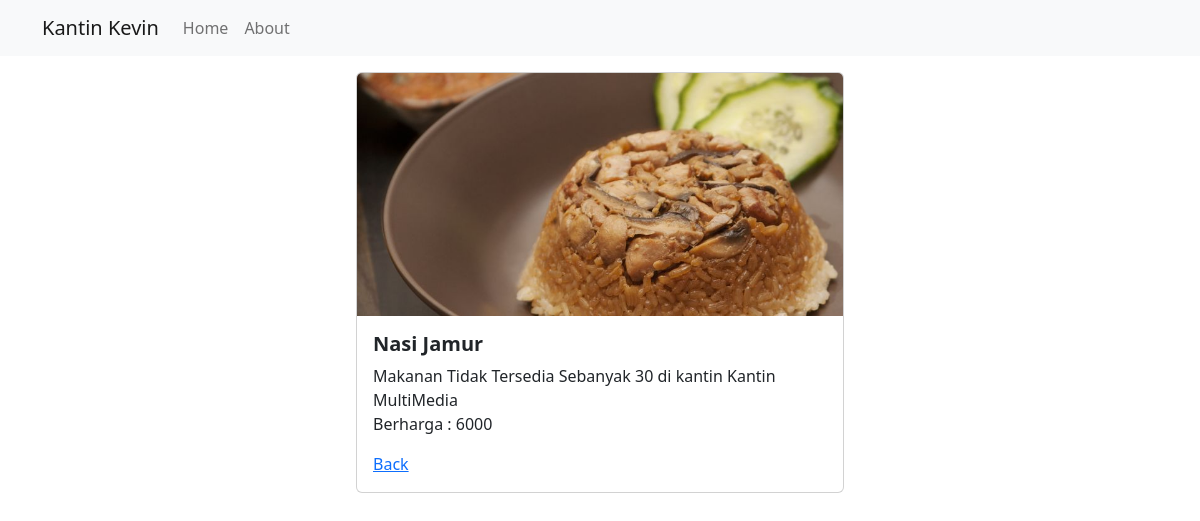
/makanan/2, run on the app's committed database.
### makanan/models.py (models this page shows, shortened)
class Makanan(models.Model):
    nama = models.CharField(max_length=250)
    harga = models.IntegerField()
    gambar = models.ImageField(upload_to='makan/images')
    stok = models.IntegerField()
    kantin = models.ForeignKey(Kantin,on_delete=models.CASCADE)
    TERSEDIA = (
        ('0', 'Tidak Tersedia'),
        ('1', 'Tersedia')
    )
    tersedia = models.CharField(max_length=1,choices=TERSEDIA)

class Kantin(models.Model):
    nama = models.CharField(max_length=250)
    phone_regex = RegexValidator(regex=r'^\+?1?\d{9,15}', message="min 8 digit")
    telpon = models.CharField(validators=[phone_regex], max_length = 15, blank=  True)
    def __str__(self):
        return self.nama

### makanan/views.py (the view)
# urls.py: path('makanan/<int:makanan_id>', makananView.detail,name='detail'),
def detail(request,makanan_id):
    makanan = get_object_or_404(Makanan,pk=makanan_id)
    return render(request,'detail.html',{
        'makanan' : makanan,
        'page' : 'about',
        'ketersediaan' : makanan
        })

### makanan/templates/detail.html
{% extends 'base.html' %}
{% block content %}
    <p>
        <div class="col-sm-8 container d-flex align-items-center justify-content-center" style="width: 32rem;">
            <div class="card">
                <img alt="" class="card-img-top" src="{{ makanan.gambar.url }}" />
                <div class="card-body">
                    <h5 class="card-title fw-bold">{{ makanan.nama }}</h5>
                    <p class="card-text">Makanan {{ makanan.get_tersedia_display }} Sebanyak {{ makanan.stok }} di kantin {{ makanan.kantin }}<br/>Berharga : {{ makanan.harga }}</p>
                    <a href='#' onclick="history.back()">Back</a>
                </div>
            </div>
        </div>
    </p>
{% endblock content %}

### data on the page
Makanan: gambar (picture), nama "Nasi Jamur", tersedia "Tidak Tersedia", stok "30", kantin "Kantin MultiMedia", harga "6000"
